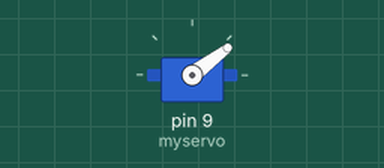
Simulated run of this sketch. Board: Arduino Uno, built with avr-gcc and run on an emulated ATmega328P. Parts: servo.

Above: at 0.05 s.
At 0.4 s:
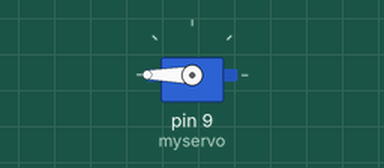
At 0.8 s:
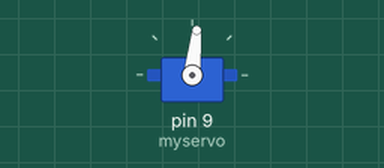
At 1.35 s:
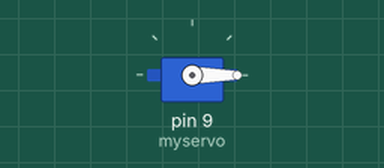
Timing chart, 0 to 3.2 s (numbered marks = the images above):
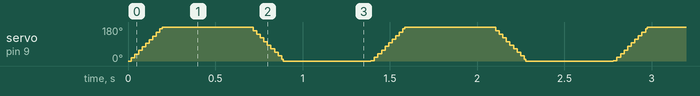

The sketch:

SERVO_test.ino
```cpp
#include<Servo.h>
Servo myservo;
int pos = 0;
void setup()
{
myservo.attach(9);

}

void loop()
{
for(pos=0;pos<=180;pos+=1)
{myservo.write(pos);
delay(1);
}
delay(500);
for (pos=180;pos>=0;pos-=1)
{
myservo.write(pos);
delay(1);
}
delay(500);
}
```
